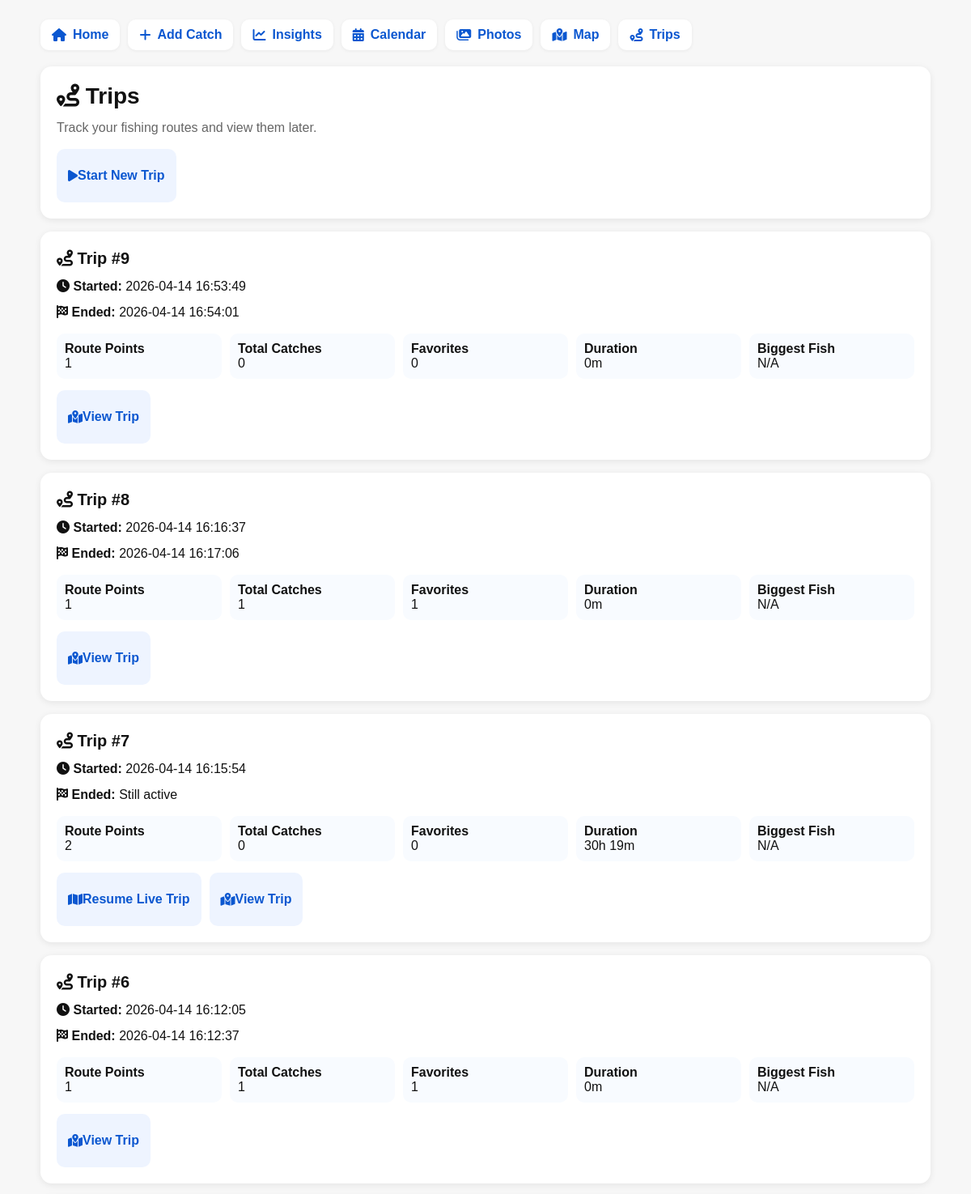
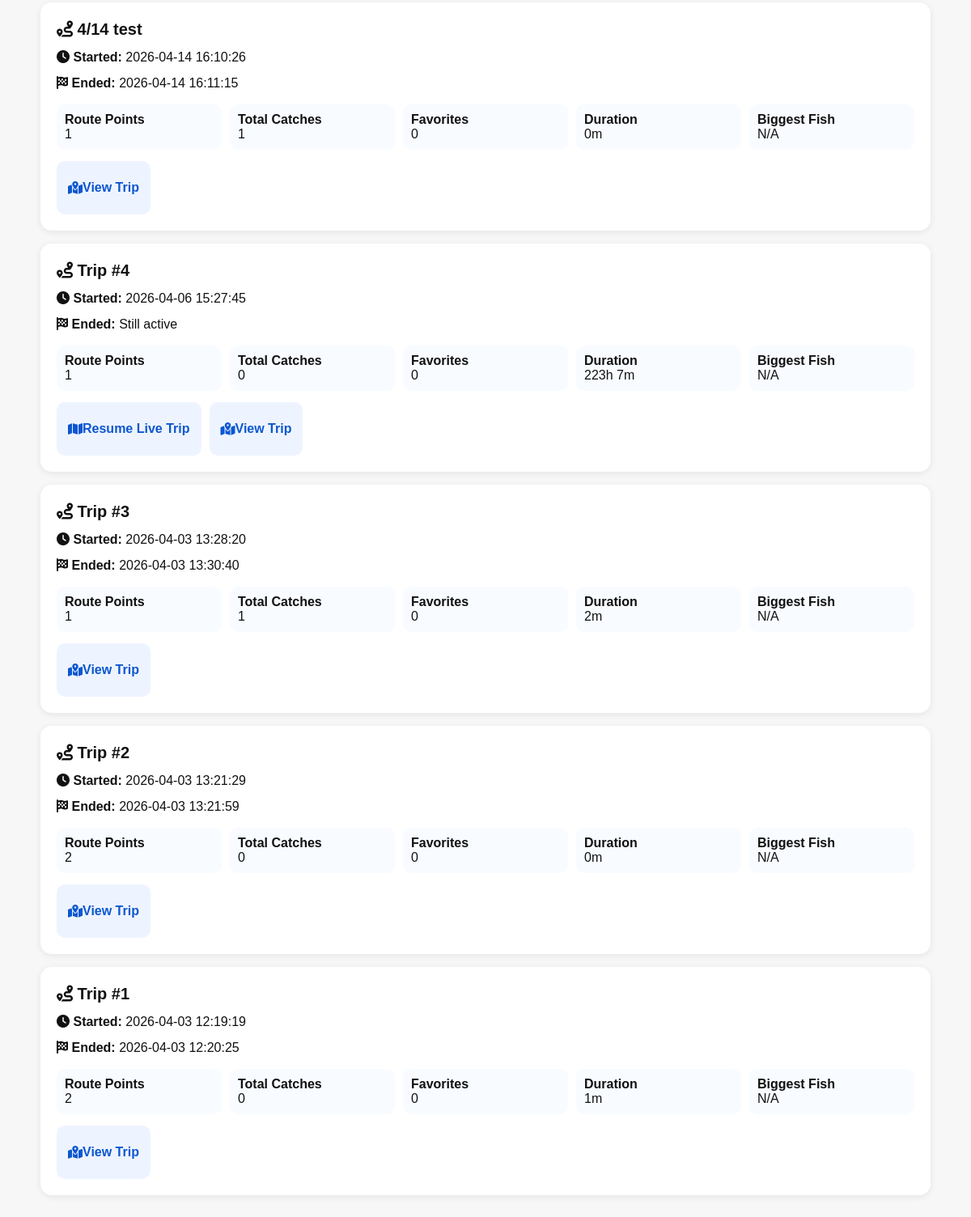
Page /trips on the committed database (2 pictures, top to bottom).
### tables this page shows
CREATE TABLE trips (
            id INTEGER PRIMARY KEY AUTOINCREMENT,
            started_at TEXT,
            ended_at TEXT,
            name TEXT,
            notes TEXT
        );

### app.py (the view)
@app.route("/trips")
def trips():
    all_trips = get_all_trips()
    return render_template("trips.html", trips=all_trips)

### app.py (called while the page is built)
def get_connection():
    conn = sqlite3.connect(DB_FILE)
    conn.row_factory = sqlite3.Row
    return conn

def get_catches_for_trip(trip_id):
    conn = get_connection()
    cursor = conn.cursor()
    cursor.execute("""
        SELECT *
        FROM catches
        WHERE trip_id = ?
        ORDER BY id ASC
    """, (trip_id,))
    catches = cursor.fetchall()
    conn.close()
    return catches

def clean_value(value):
    if value is None:
        return None
    value = str(value).strip()
    if value == "":
        return None
    return value

def normalize_weight(weight):
    if weight is None:
        return None
    text = str(weight).strip().lower()
    text = text.replace("lbs", "").replace("lb", "").strip()
    try:
        return float(text)
    except ValueError:
        return None

### templates/trips.html (shortened to what this page needs)
{% extends "base.html" %}
{% block content %}
<div class="card">
    <h1><i class="fa-solid fa-route"></i> Trips</h1>
    <p class="muted">Track your fishing routes and view them later.</p>
    <div class="actions">
        <a href="{{ url_for('start_trip') }}">
            <i class="fa-solid fa-play"></i>
            <span>Start New Trip</span>
        </a>
    </div>
</div>
{% if not trips %}
    <div class="card">
        <p>No trips yet.</p>
    </div>
{% else %}
    {% for trip in trips %}
        <div class="card">
            <h2>
                <i class="fa-solid fa-route"></i>
                {{ trip["name"] or ("Trip #" ~ trip["id"]) }}
            </h2>
            <p>
                <i class="fa-solid fa-clock"></i>
                <strong>Started:</strong> {{ trip["started_at"] or "N/A" }}
            </p>
            <p>
                <i class="fa-solid fa-flag-checkered"></i>
                <strong>Ended:</strong> {{ trip["ended_at"] or "Still active" }}
            </p>
            <div style="display: grid; grid-template-columns: repeat(auto-fit, minmax(170px, 1fr)); gap: 10px; margin: 14px 0;">
                <div style="background: #f8fbff; border-radius: 10px; padding: 10px;">
                    <strong>Route Points</strong><br>
                    {{ trip["point_count"] }}
                </div>
                <div style="background: #f8fbff; border-radius: 10px; padding: 10px;">
                    <strong>Total Catches</strong><br>
                    {{ trip["catch_count"] }}
                </div>
                <div style="background: #f8fbff; border-radius: 10px; padding: 10px;">
                    <strong>Favorites</strong><br>
                    {{ trip["favorite_catch_count"] }}
                </div>
                <div style="background: #f8fbff; border-radius: 10px; padding: 10px;">
                    <strong>Duration</strong><br>
                    {{ trip["trip_duration"] or "N/A" }}
                </div>
                <div style="background: #f8fbff; border-radius: 10px; padding: 10px;">
                    <strong>Biggest Fish</strong><br>
                    {% if trip["biggest_fish"] %}
                        {{ trip["biggest_fish"]["display_weight"] }} — {{ trip["biggest_fish"]["species"] }}
                    {% else %}
                        N/A
                    {% endif %}
                </div>
            </div>
            <div class="actions">
                {% if not trip["ended_at"] %}
                    <a href="{{ url_for('live_trip', trip_id=trip['id']) }}">
                        <i class="fa-solid fa-map"></i>
                        <span>Resume Live Trip</span>
                    </a>
                {% endif %}
                <a href="{{ url_for('trip_detail', trip_id=trip['id']) }}">
                    <i class="fa-solid fa-map-location-dot"></i>
                    <span>View Trip</span>
                </a>
            </div>
        </div>
    {% endfor %}
{% endif %}
{% endblock %}

### templates/base.html (style rules this page uses)
body { font-family: Arial, sans-serif; max-width: 1100px; margin: 0 auto; padding: 16px; background: #f7f7f7; color: #111; }
h1 { margin-top: 0; margin-bottom: 10px; font-size: 28px; line-height: 1.2; }
h2 { margin-top: 0; margin-bottom: 10px; font-size: 20px; line-height: 1.3; }
p { margin: 8px 0; line-height: 1.5; }
a, button { text-decoration: none; cursor: pointer; }
.card { background: white; border-radius: 14px; padding: 16px; margin-bottom: 16px; box-shadow: 0 2px 8px rgba(0,0,0,0.08); }
.muted { color: #666; }
.actions { display: flex; gap: 10px; align-items: stretch; flex-wrap: wrap; margin-top: 14px; }
.actions a { background: #eef4ff; color: #0b57d0; padding: 11px 14px; border-radius: 10px; font-weight: bold; min-height: 44px; display: inline-flex; align-items: center; }
@media (min-width: 700px) { body { padding: 24px; } }
@media (min-width: 700px) { .card { padding: 20px; } }

### rows in the picture
trips: name+id "Trip #9", started_at "2026-04-14 16:53:49", ended_at "2026-04-14 16:54:01", point_count "1", catch_count "0", favorite_catch_count "0", trip "0m"
trips: name+id "Trip #8", started_at "2026-04-14 16:16:37", ended_at "2026-04-14 16:17:06", point_count "1", catch_count "1", favorite_catch_count "1", trip "0m"
trips: name+id "Trip #7", started_at "2026-04-14 16:15:54", ended_at "Still active", point_count "2", catch_count "0", favorite_catch_count "0", trip "30h 19m"
trips: name+id "Trip #6", started_at "2026-04-14 16:12:05", ended_at "2026-04-14 16:12:37", point_count "1", catch_count "1", favorite_catch_count "1", trip "0m"
trips: name "4/14 test", started_at "2026-04-14 16:10:26", ended_at "2026-04-14 16:11:15", point_count "1", catch_count "1", favorite_catch_count "0", trip "0m"
trips: name+id "Trip #4", started_at "2026-04-06 15:27:45", ended_at "Still active", point_count "1", catch_count "0", favorite_catch_count "0", trip "223h 7m"
trips: name+id "Trip #3", started_at "2026-04-03 13:28:20", ended_at "2026-04-03 13:30:40", point_count "1", catch_count "1", favorite_catch_count "0", trip "2m"
trips: name+id "Trip #2", started_at "2026-04-03 13:21:29", ended_at "2026-04-03 13:21:59", point_count "2", catch_count "0", favorite_catch_count "0", trip "0m"
trips: name+id "Trip #1", started_at "2026-04-03 12:19:19", ended_at "2026-04-03 12:20:25", point_count "2", catch_count "0", favorite_catch_count "0", trip "1m"
